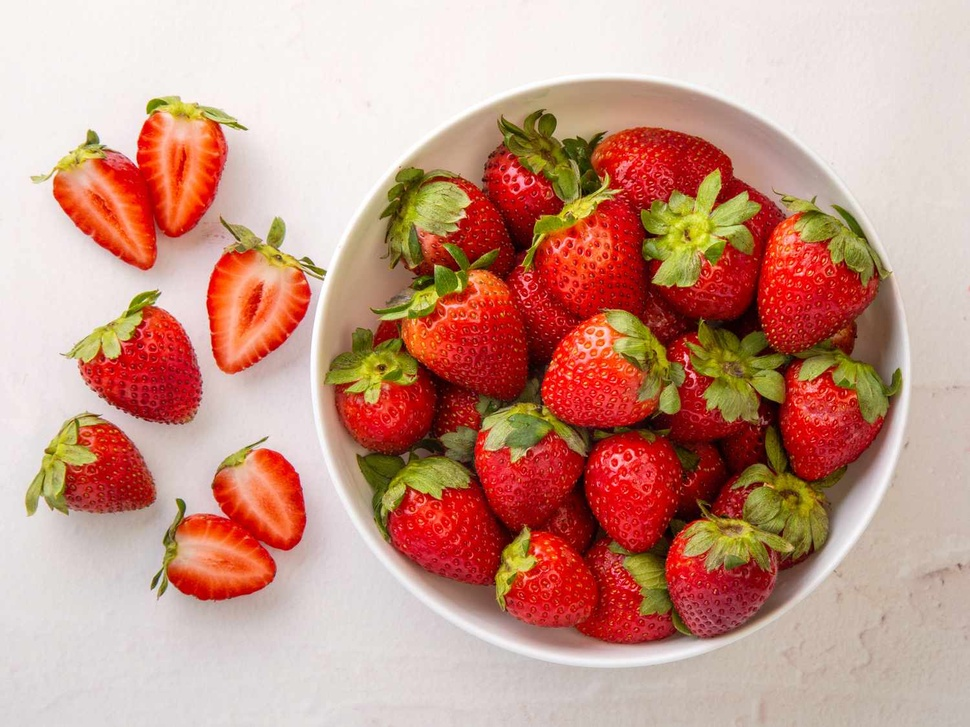
%> input picture images/strawberries.jpg, 970 x 727 px, shrunk from 1500 x 1125 before the run
$ octave rgb_to_hsi.m   (GNU Octave 9; MATLAB toolbox functions it lacks are replaced by stand-ins)
%> lines starting %> are read from the running program, lines starting %| are printed output that depends on the picture
% Read and convert the image to grayscale
A = imread('images/strawberries.jpg');
%> A is the input picture: size 727x970x3 uint8; mean R, G, B 200.6, 151.2, 135.2

[H,S,I] = rgb2hsi(A);

imshow(I,[]);

function [H,S,I] = rgb2hsi(RGB)
    % Convert the input image to double
    RGB = im2double(RGB);

    % Separate the RGB channels
    R = RGB(:,:,1);
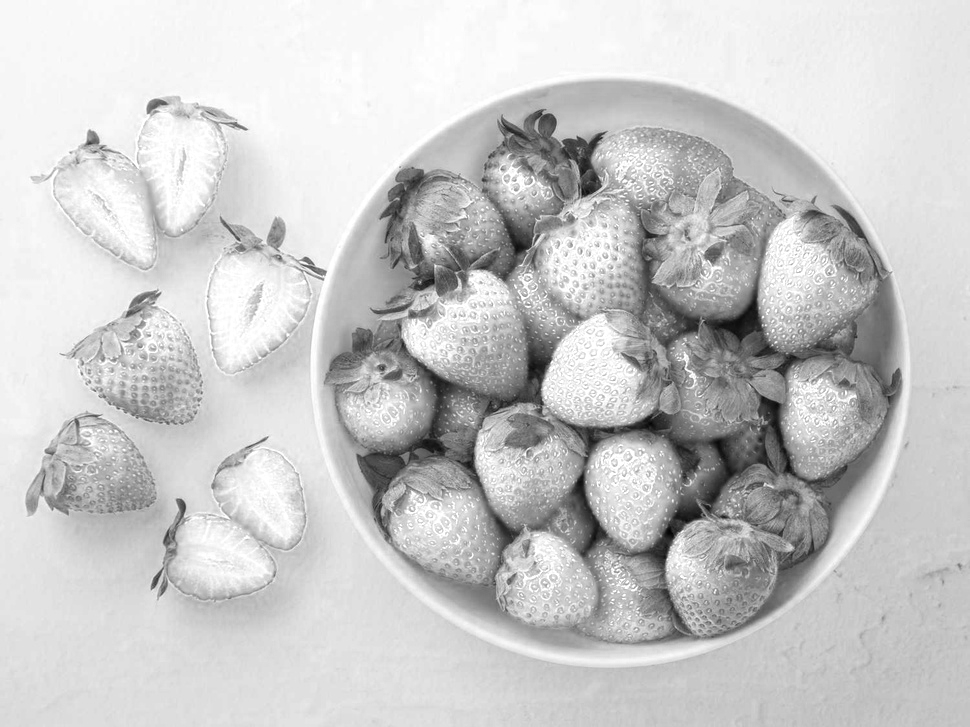
%> R: size 727x970 double; min 0.00784, max 1, mean 0.787
    G = RGB(:,:,2);
    B = RGB(:,:,3);

    % Calculate the Intensity
    I = (R + G + B) / 3;
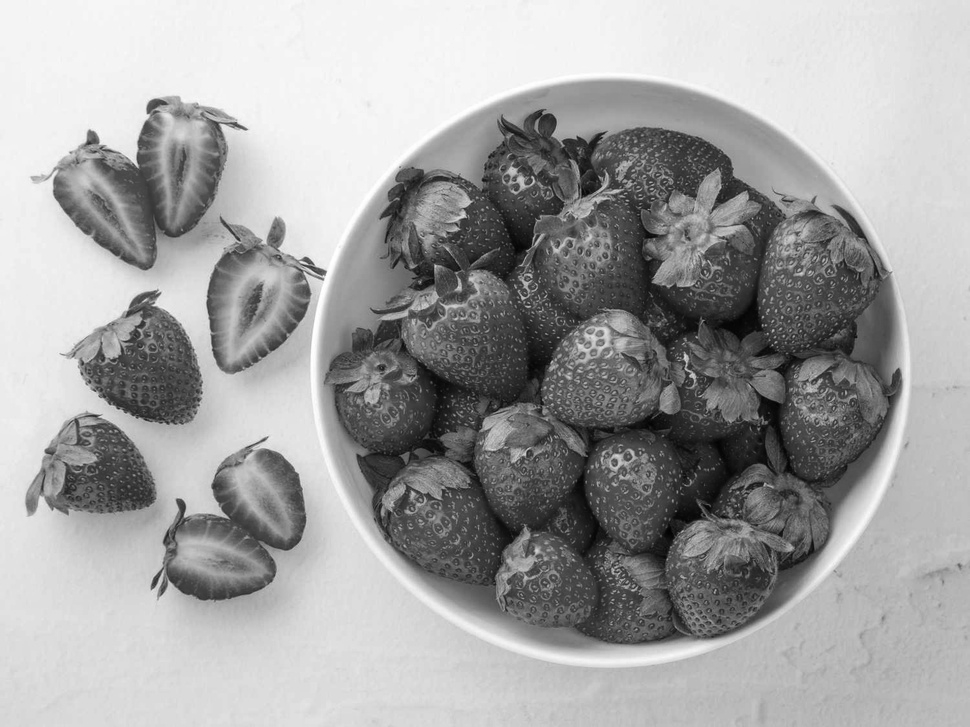
%> I: size 727x970 double; min 0.00392, max 1, mean 0.637

    % Calculate the Saturation
    min_val = min(min(R, G), B);
    S = 1 - (3 ./ (R + G + B + eps)) .* min_val;

    % Calculate the Hue
    num = 0.5 * ((R - G) + (R - B));
    den = sqrt((R - G).^2 + (R - B).*(G - B));
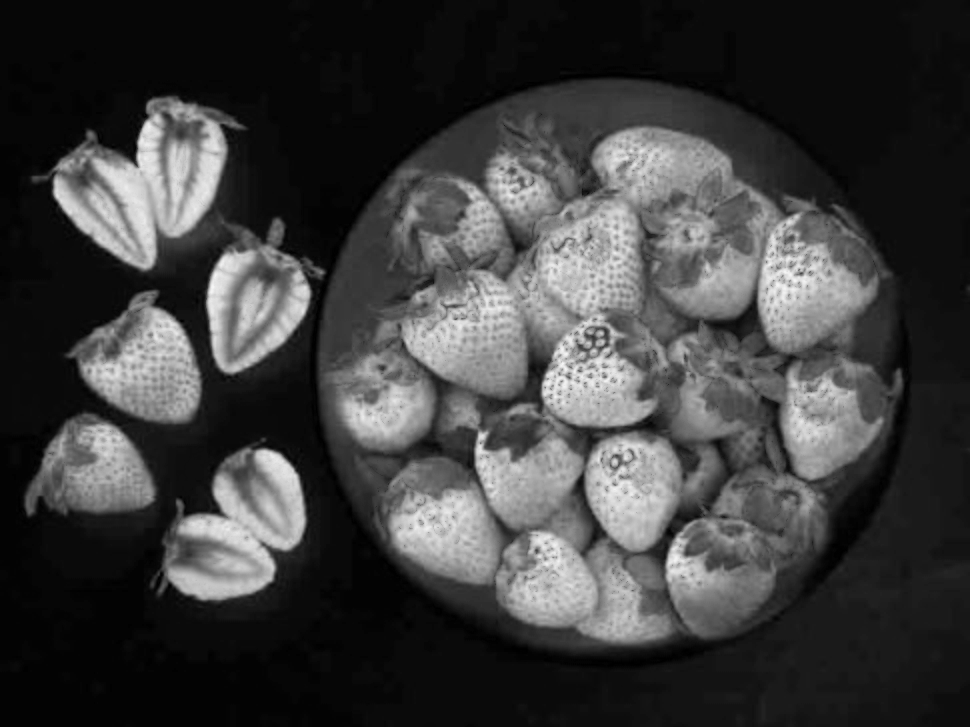
%> den: size 727x970 double; min 0, max 0.965, mean 0.246
    theta = acos(num ./ (den + eps));
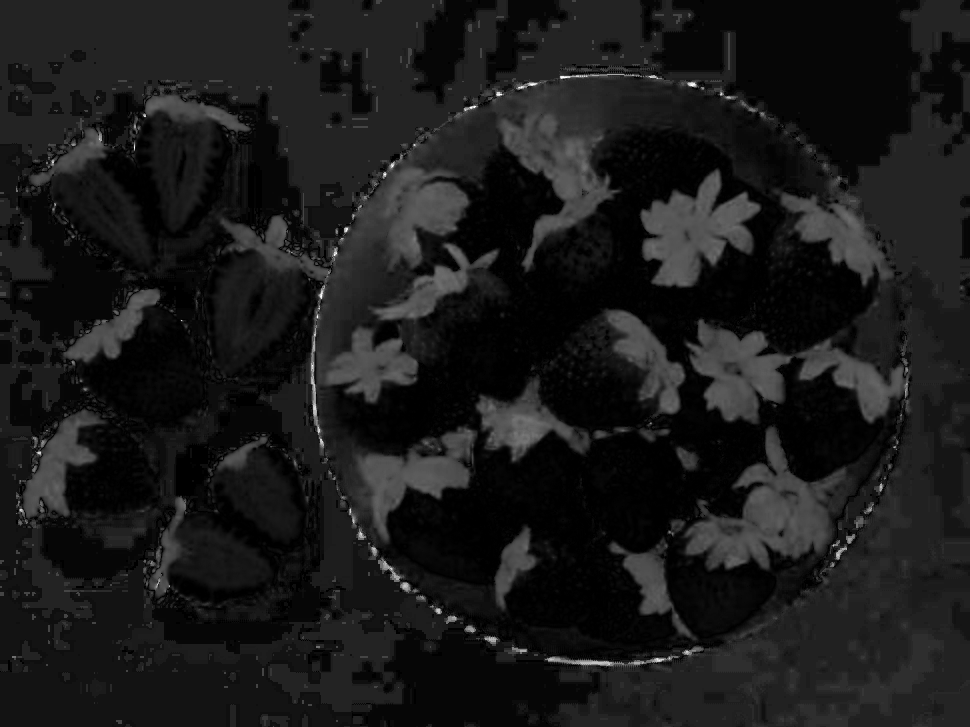
%> theta: size 727x970 double; min 2.11e-08, max 3.14, mean 0.326; drawn with min black and max white

    H = theta;
    H(B > G) = 2 * pi - H(B > G);
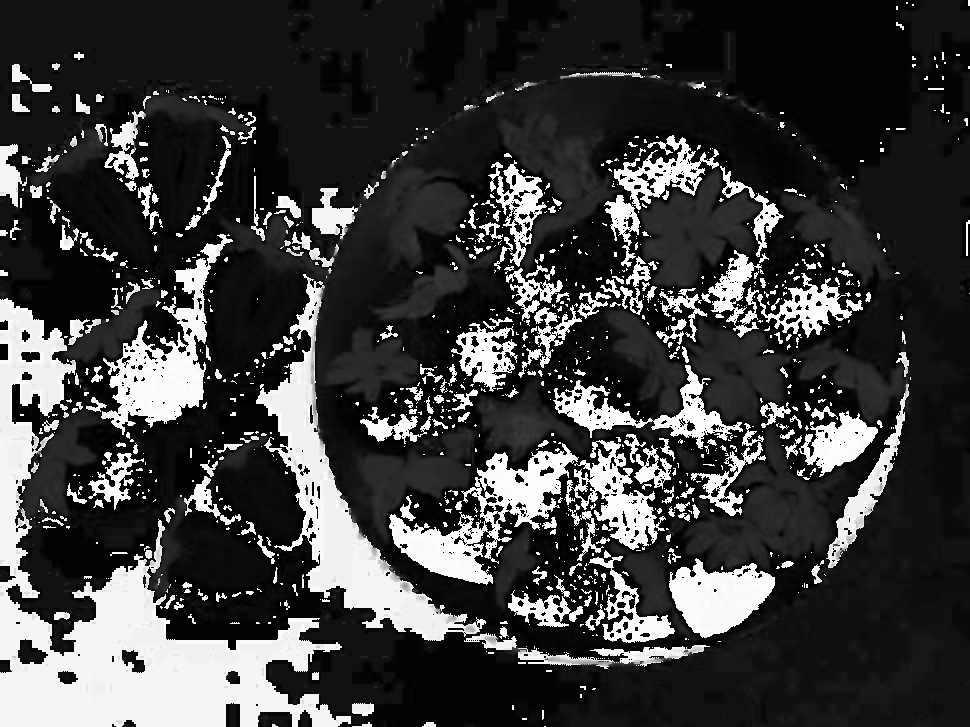
%> H: size 727x970 double; min 2.11e-08, max 6.28, mean 1.52; drawn with min black and max white
    H = H / (2 * pi);

    % Combine the H, S, and I channels into an HSI image
    HSI = cat(3, H, S, I);
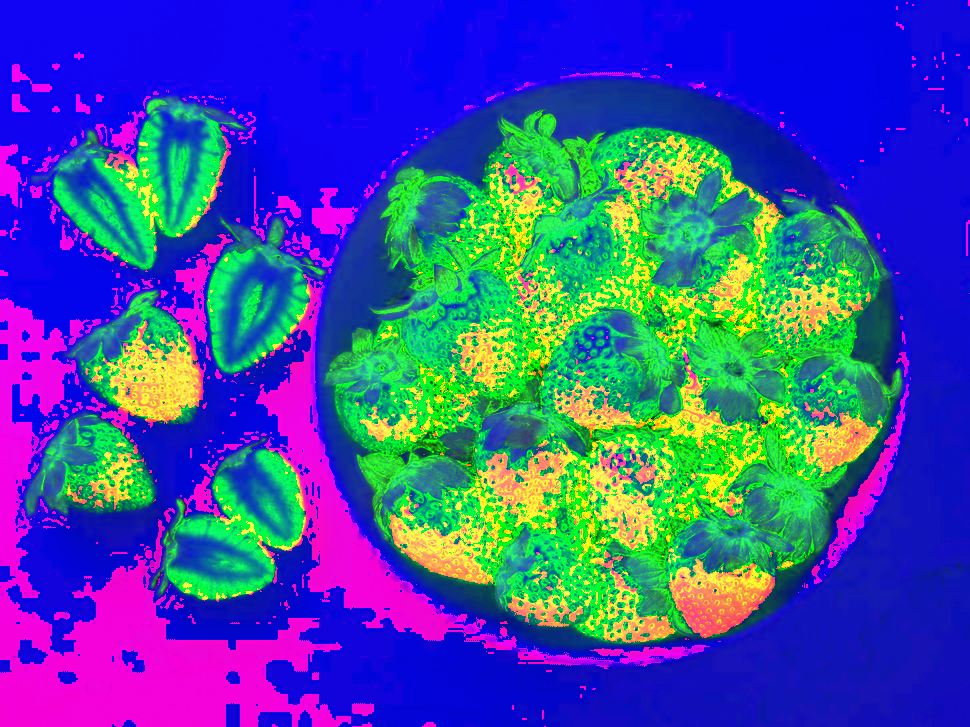
%> HSI: size 727x970x3 double; mean R, G, B 0.242, 0.315, 0.637; drawn with min black and max white
end
